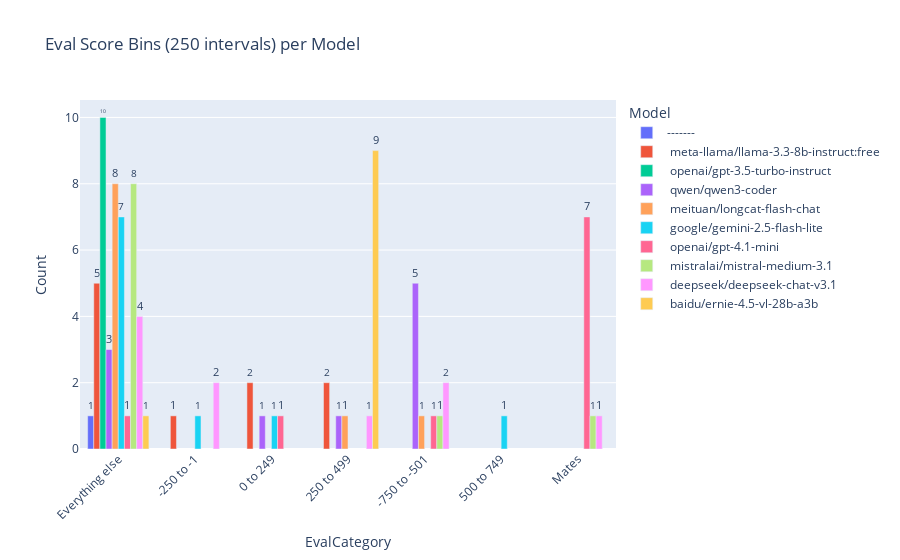

The notebook cell this image was saved under:
### Code cell
import re
import pandas as pd
import plotly.express as px

def categorize_eval(val):
    if pd.isna(val) or val.strip() == "None":
        return "Everything else"
    if "Mate" in val:
        return "Mates"
    if "cp" in val:
        # try to extract numeric part
        match = re.search(r"-?\d+", val)
        if match:
            score = int(match.group())
            # put into 250-interval bins
            bin_size = 250
            lower = (score // bin_size) * bin_size
            upper = lower + bin_size - 1
            return f"{lower} to {upper}"
        else:
            return "Everything else"
    return "Everything else"

# Path to your cleaned CSV
csv_file = "./zd_prompt_02china_01quest_cleaned.csv"

# Load CSV
df = pd.read_csv(csv_file, skiprows=1)
df.columns = [c.strip() for c in df.columns]

# Categorize Eval column
df["EvalCategory"] = df["Eval"].astype(str).map(categorize_eval)

# Count per model & category
eval_counts = df.groupby(["Model", "EvalCategory"]).size().reset_index(name="Count")

# Sorting function
def sort_key(cat):
    if cat == "Everything else":
        return -9999999
    if cat == "Mates":
        return 9999999
    if "to" in cat:
        try:
            return int(cat.split(" ")[0])  # lower bound of bin
        except:
            return 0
    return 0

eval_counts["SortKey"] = eval_counts["EvalCategory"].map(sort_key)
eval_counts = eval_counts.sort_values("SortKey")

# Preserve the sorted order for plotting
categories_sorted = eval_counts["EvalCategory"].unique().tolist()
df_sorted = eval_counts.copy()
df_sorted["EvalCategory"] = pd.Categorical(df_sorted["EvalCategory"], categories=categories_sorted, ordered=True)

# Plot grouped bar chart
fig = px.bar(
    df_sorted,
    x="EvalCategory",
    y="Count",
    color="Model",
    barmode="group",
    title="Eval Score Bins (250 intervals) per Model",
    text="Count"
)
fig.update_traces(textposition="outside")
fig.update_layout(xaxis_tickangle=-45)

fig.show()

### Figure 1 — Plotly figure (JSON) as saved in the notebook; plotly's stock layout.template omitted (floating-point values rounded to 4 significant figures)
{"data": [{"alignmentgroup": "True", "hovertemplate": "Model=-------<br>EvalCategory=%{x}<br>Count=%{text}<extra></extra>", "legendgroup": "-------", "marker": {"color": "#636efa", "pattern": {"shape": ""}}, "name": "-------", "offsetgroup": "-------", "orientation": "v", "showlegend": true, "text": [1.0], "textposition": "outside", "type": "bar", "x": ["Everything else"], "xaxis": "x", "y": [1], "yaxis": "y"}, {"alignmentgroup": "True", "hovertemplate": "Model= meta-llama/llama-3.3-8b-instruct:free <br>EvalCategory=%{x}<br>Count=%{text}<extra></extra>", "legendgroup": " meta-llama/llama-3.3-8b-instruct:free ", "marker": {"color": "#EF553B", "pattern": {"shape": ""}}, "name": " meta-llama/llama-3.3-8b-instruct:free ", "offsetgroup": " meta-llama/llama-3.3-8b-instruct:free ", "orientation": "v", "showlegend": true, "text": [5.0, 1.0, 2.0, 2.0], "textposition": "outside", "type": "bar", "x": ["Everything else", "-250 to -1", "0 to 249", "250 to 499"], "xaxis": "x", "y": [5, 1, 2, 2], "yaxis": "y"}, {"alignmentgroup": "True", "hovertemplate": "Model= openai/gpt-3.5-turbo-instruct <br>EvalCategory=%{x}<br>Count=%{text}<extra></extra>", "legendgroup": " openai/gpt-3.5-turbo-instruct ", "marker": {"color": "#00cc96", "pattern": {"shape": ""}}, "name": " openai/gpt-3.5-turbo-instruct ", "offsetgroup": " openai/gpt-3.5-turbo-instruct ", "orientation": "v", "showlegend": true, "text": [10.0], "textposition": "outside", "type": "bar", "x": ["Everything else"], "xaxis": "x", "y": [10], "yaxis": "y"}, {"alignmentgroup": "True", "hovertemplate": "Model= qwen/qwen3-coder <br>EvalCategory=%{x}<br>Count=%{text}<extra></extra>", "legendgroup": " qwen/qwen3-coder ", "marker": {"color": "#ab63fa", "pattern": {"shape": ""}}, "name": " qwen/qwen3-coder ", "offsetgroup": " qwen/qwen3-coder ", "orientation": "v", "showlegend": true, "text": [3.0, 5.0, 1.0, 1.0], "textposition": "outside", "type": "bar", "x": ["Everything else", "-750 to -501", "0 to 249", "250 to 499"], "xaxis": "x", "y": [3, 5, 1, 1], "yaxis": "y"}, {"alignmentgroup": "True", "hovertemplate": "Model= meituan/longcat-flash-chat <br>EvalCategory=%{x}<br>Count=%{text}<extra></extra>", "legendgroup": " meituan/longcat-flash-chat ", "marker": {"color": "#FFA15A", "pattern": {"shape": ""}}, "name": " meituan/longcat-flash-chat ", "offsetgroup": " meituan/longcat-flash-chat ", "orientation": "v", "showlegend": true, "text": [8.0, 1.0, 1.0], "textposition": "outside", "type": "bar", "x": ["Everything else", "-750 to -501", "250 to 499"], "xaxis": "x", "y": [8, 1, 1], "yaxis": "y"}, {"alignmentgroup": "True", "hovertemplate": "Model= google/gemini-2.5-flash-lite <br>EvalCategory=%{x}<br>Count=%{text}<extra></extra>", "legendgroup": " google/gemini-2.5-flash-lite ", "marker": {"color": "#19d3f3", "pattern": {"shape": ""}}, "name": " google/gemini-2.5-flash-lite ", "offsetgroup": " google/gemini-2.5-flash-lite ", "orientation": "v", "showlegend": true, "text": [7.0, 1.0, 1.0, 1.0], "textposition": "outside", "type": "bar", "x": ["Everything else", "-250 to -1", "0 to 249", "500 to 749"], "xaxis": "x", "y": [7, 1, 1, 1], "yaxis": "y"}, {"alignmentgroup": "True", "hovertemplate": "Model= openai/gpt-4.1-mini <br>EvalCategory=%{x}<br>Count=%{text}<extra></extra>", "legendgroup": " openai/gpt-4.1-mini ", "marker": {"color": "#FF6692", "pattern": {"shape": ""}}, "name": " openai/gpt-4.1-mini ", "offsetgroup": " openai/gpt-4.1-mini ", "orientation": "v", "showlegend": true, "text": [1.0, 1.0, 1.0, 7.0], "textposition": "outside", "type": "bar", "x": ["Everything else", "-750 to -501", "0 to 249", "Mates"], "xaxis": "x", "y": [1, 1, 1, 7], "yaxis": "y"}, {"alignmentgroup": "True", "hovertemplate": "Model= mistralai/mistral-medium-3.1 <br>EvalCategory=%{x}<br>Count=%{text}<extra></extra>", "legendgroup": " mistralai/mistral-medium-3.1 ", "marker": {"color": "#B6E880", "pattern": {"shape": ""}}, "name": " mistralai/mistral-medium-3.1 ", "offsetgroup": " mistralai/mistral-medium-3.1 ", "orientation": "v", "showlegend": true, "text": [8.0, 1.0, 1.0], "textposition": "outside", "type": "bar", "x": ["Everything else", "-750 to -501", "Mates"], "xaxis": "x", "y": [8, 1, 1], "yaxis": "y"}, {"alignmentgroup": "True", "hovertemplate": "Model= deepseek/deepseek-chat-v3.1 <br>EvalCategory=%{x}<br>Count=%{text}<extra></extra>", "legendgroup": " deepseek/deepseek-chat-v3.1 ", "marker": {"color": "#FF97FF", "pattern": {"shape": ""}}, "name": " deepseek/deepseek-chat-v3.1 ", "offsetgroup": " deepseek/deepseek-chat-v3.1 ", "orientation": "v", "showlegend": true, "text": [4.0, 2.0, 2.0, 1.0, 1.0], "textposition": "outside", "type": "bar", "x": ["Everything else", "-750 to -501", "-250 to -1", "250 to 499", "Mates"], "xaxis": "x", "y": [4, 2, 2, 1, 1], "yaxis": "y"}, {"alignmentgroup": "True", "hovertemplate": "Model= baidu/ernie-4.5-vl-28b-a3b <br>EvalCategory=%{x}<br>Count=%{text}<extra></extra>", "legendgroup": " baidu/ernie-4.5-vl-28b-a3b ", "marker": {"color": "#FECB52", "pattern": {"shape": ""}}, "name": " baidu/ernie-4.5-vl-28b-a3b ", "offsetgroup": " baidu/ernie-4.5-vl-28b-a3b ", "orientation": "v", "showlegend": true, "text": [1.0, 9.0], "textposition": "outside", "type": "bar", "x": ["Everything else", "250 to 499"], "xaxis": "x", "y": [1, 9], "yaxis": "y"}], "layout": {"barmode": "group", "legend": {"title": {"text": "Model"}, "tracegroupgap": 0}, "title": {"text": "Eval Score Bins (250 intervals) per Model"}, "xaxis": {"anchor": "y", "domain": [0, 1], "tickangle": -45, "title": {"text": "EvalCategory"}}, "yaxis": {"anchor": "x", "domain": [0, 1], "title": {"text": "Count"}}}}
